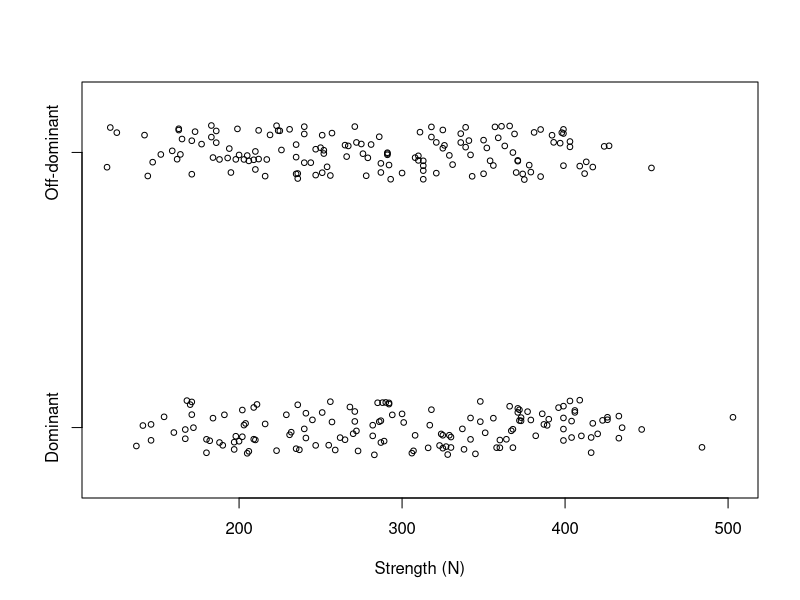
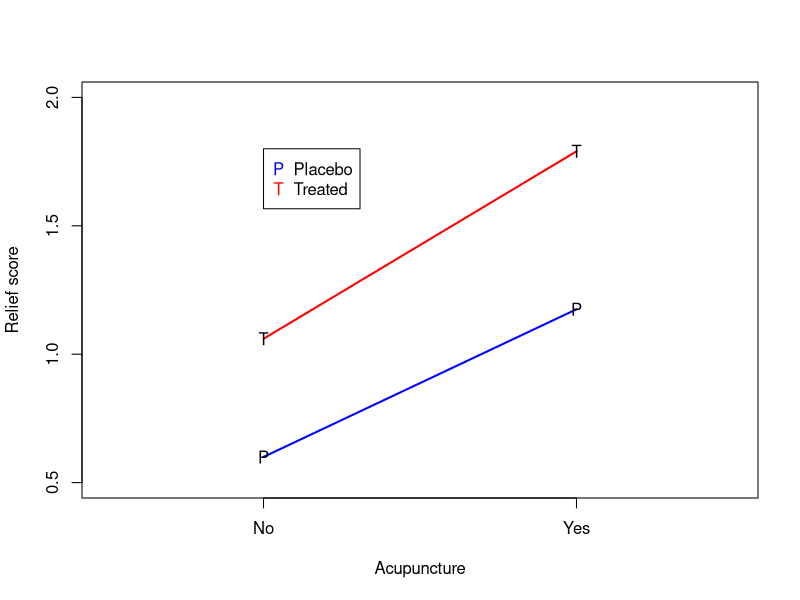
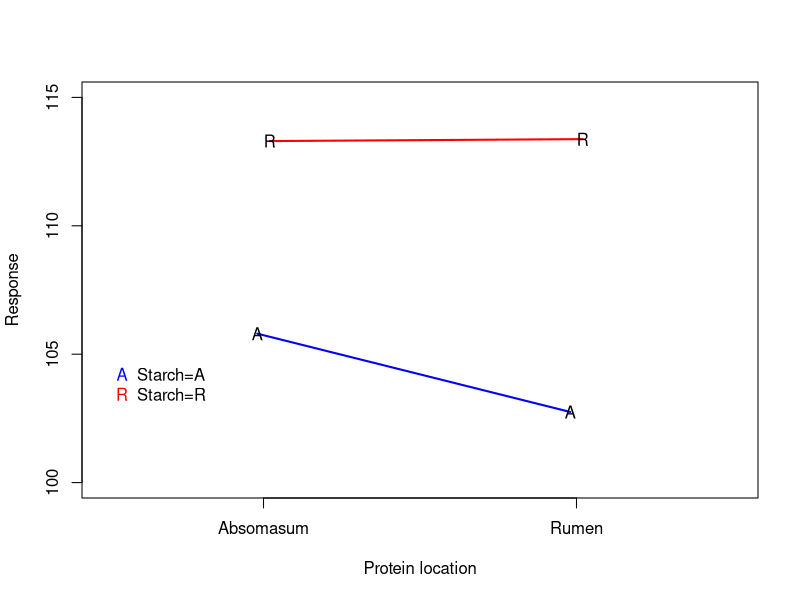

Here is the R script that generated these plots, in order:
## ---- chunk 1
setwd("C:/Users/krgross/Documents/GitHub/st512-course-notes/")
knitr::opts_chunk$set(fig.width = 5, fig.height = 4.5, fig.align = "center") 
## ---- chunk 2
grip <- read.table("data/gripall.txt", head = T, stringsAsFactors = T)

with(grip, stripchart(list(Dominant, Off), method = "jitter", pch = 1, cex = 0.75, 
                      group.names = c("Dominant", "Off-dominant"), xlab = "Strength (N)"))
## ---- chunk 3
grip <- read.table("data/gripall-long.txt", head = T, stringsAsFactors = T)
fm1 <- lm(strength ~ subject + hand, data = grip)
anova(fm1)
## ---- chunk 4
plot(c(-0.5,1.5),c(0.5,2),type="n",xlab="Acupuncture",ylab="Relief score",xaxt="n")
axis(1,at=0:1,lab=c("No","Yes"))
lines(c(0,1),c(0.6,1.175),col="blue",lwd=2)
lines(c(0,1),c(1.06,1.79),col="red",lwd=2)
points(c(0,1),c(0.6,1.175),pch="P",lwd=2)
points(c(0,1),c(1.06,1.79),pch="T",lwd=2)

legend(0,1.8,leg=c("Placebo","Treated"),col=c("blue","red"),pch=c("P","T"))
## ---- chunk 5
sapa <- c(94.5,115,108.8,104.9)
sapr <- c(110,93.2,98,109.8)
srpa <- c(117.7,111.9,101.2,122.4)
srpr <- c(109.4,120.6,121.1,102.4)

plot(c(-0.5,1.5),c(100,115),type="n",xlab="Protein location",ylab="Response",xaxt="n")
axis(1,at=0:1,lab=c("Absomasum","Rumen"))
lines(c(0,1)-.02,c(mean(sapa),mean(sapr)),col="blue",lwd=2)
lines(c(0,1)+.02,c(mean(srpa),mean(srpr)),col="red",lwd=2)
points(c(0,1)-.02,c(mean(sapa),mean(sapr)),pch="A",lwd=2)
points(c(0,1)+.02,c(mean(srpa),mean(srpr)),pch="R",lwd=2)

legend(-0.5,105,leg=c("Starch=A","Starch=R"),col=c("blue","red"),pch=c("A","R"),bty="n")
